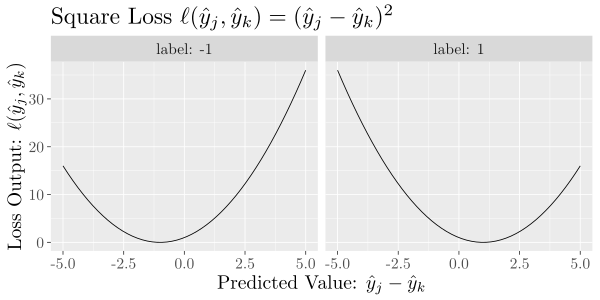

The R source for this figure:
library(data.table)
library(tikzDevice)
library(ggplot2)

square.loss <- function(label, predictions){
  output <- (predictions - label)^2
}

squared.hinge.loss <- function(label, predictions){
  output <- (predictions - label)^2
  
}

dt <- data.table(
  label = c(rep(1, 50), rep(-1, 50)),
  predicted.value = c(seq(-5, 5, length.out = 50), seq(-5, 5, length.out = 50))
)
dt$output <- square.loss(dt$label, dt$predicted.value)

tikz(file = '~/Documents/masters-thesis/naive-methods.tex', standAlone = TRUE,
     width = 6, height = 3)
plot <- ggplot(dt)+
  geom_line(aes(predicted.value, output))+
  facet_grid(.~label,
             labeller = label_both)+
  ggtitle("Square Loss $\\ell(\\hat{y}_j, \\hat{y}_k) = (\\hat{y}_j - \\hat{y}_k)^2$")+
  xlab("Predicted Value: $\\hat{y}_j - \\hat{y}_k$")+
  ylab("Loss Output: $\\ell(\\hat{y}_j, \\hat{y}_k)$")+
  theme(text = element_text(size = 14))

print(plot)
dev.off()
tinytex::pdflatex("~/Documents/masters-thesis/naive-methods.tex")
